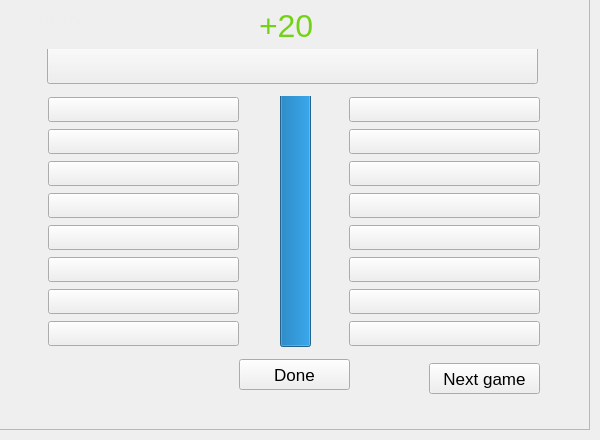
    <widget class="QWidget" name="pageLevelConnectors">
     <widget class="QFrame" name="frameGameConnectors">
      <property name="geometry">
       <rect>
        <x>-1</x>
        <y>-1</y>
        <width>591</width>
        <height>431</height>
       </rect>
      </property>
      <property name="font">
       <font>
        <family>Comfortaa</family>
       </font>
      </property>
      <property name="frameShape">
       <enum>QFrame::StyledPanel</enum>
      </property>
      <property name="frameShadow">
       <enum>QFrame::Raised</enum>
      </property>
      <widget class="QLabel" name="labelBackgroundGameConnectors">
       <property name="geometry">
        <rect>
         <x>0</x>
         <y>-20</y>
         <width>631</width>
         <height>461</height>
        </rect>
       </property>
       <property name="sizePolicy">
        <sizepolicy hsizetype="Preferred" vsizetype="Preferred">
         <horstretch>0</horstretch>
         <verstretch>0</verstretch>
        </sizepolicy>
       </property>
       <property name="font">
        <font>
         <family>Comfortaa</family>
        </font>
       </property>
       <property name="text">
        <string/>
       </property>
       <property name="pixmap">
        <pixmap resource="../resources/images/images.qrc">:/img/background.jpg</pixmap>
       </property>
      </widget>
      <widget class="QFrame" name="frameButtons">
       <property name="geometry">
        <rect>
         <x>10</x>
         <y>50</y>
         <width>571</width>
         <height>351</height>
        </rect>
       </property>
       <property name="font">
        <font>
         <family>Comfortaa</family>
        </font>
       </property>
       <property name="frameShape">
        <enum>QFrame::NoFrame</enum>
       </property>
       <property name="frameShadow">
        <enum>QFrame::Raised</enum>
       </property>
       <widget class="QWidget" name="verticalLayoutWidget">
        <property name="geometry">
         <rect>
          <x>39</x>
          <y>47</y>
          <width>191</width>
          <height>252</height>
         </rect>
        </property>
        <property name="font">
         <font>
          <family>Comfortaa</family>
         </font>
        </property>
        <layout class="QVBoxLayout" name="verticalLayoutLeft">
         <item>
          <widget class="QPushButton" name="pushButtonLeft1">
           <property name="font">
            <font>
             <family>Comfortaa</family>
            </font>
           </property>
           <property name="styleSheet">
            <string notr="true"/>
           </property>
           <property name="text">
            <string/>
           </property>
          </widget>
         </item>
         <item>
          <widget class="QPushButton" name="pushButtonLeft2">
           <property name="font">
            <font>
             <family>Comfortaa</family>
            </font>
           </property>
           <property name="styleSheet">
            <string notr="true"/>
           </property>
           <property name="text">
            <string/>
           </property>
          </widget>
         </item>
         <item>
          <widget class="QPushButton" name="pushButtonLeft3">
           <property name="font">
            <font>
             <family>Comfortaa</family>
            </font>
           </property>
           <property name="styleSheet">
            <string notr="true"/>
           </property>
           <property name="text">
            <string/>
           </property>
          </widget>
         </item>
         <item>
          <widget class="QPushButton" name="pushButtonLeft4">
           <property name="font">
            <font>
             <family>Comfortaa</family>
            </font>
           </property>
           <property name="styleSheet">
            <string notr="true"/>
           </property>
           <property name="text">
            <string/>
           </property>
          </widget>
         </item>
         <item>
          <widget class="QPushButton" name="pushButtonLeft5">
           <property name="font">
            <font>
             <family>Comfortaa</family>
            </font>
           </property>
           <property name="styleSheet">
            <string notr="true"/>
           </property>
           <property name="text">
            <string/>
           </property>
          </widget>
         </item>
         <item>
          <widget class="QPushButton" name="pushButtonLeft6">
           <property name="font">
            <font>
             <family>Comfortaa</family>
            </font>
           </property>
           <property name="styleSheet">
            <string notr="true"/>
           </property>
           <property name="text">
            <string/>
           </property>
          </widget>
         </item>
         <item>
          <widget class="QPushButton" name="pushButtonLeft7">
           <property name="font">
            <font>
             <family>Comfortaa</family>
            </font>
           </property>
           <property name="styleSheet">
            <string notr="true"/>
           </property>
           <property name="text">
            <string/>
           </property>
          </widget>
         </item>
         <item>
          <widget class="QPushButton" name="pushButtonLeft8">
           <property name="font">
            <font>
             <family>Comfortaa</family>
            </font>
           </property>
           <property name="styleSheet">
            <string notr="true"/>
           </property>
           <property name="text">
            <string/>
           </property>
          </widget>
         </item>
        </layout>
       </widget>
       <widget class="QWidget" name="verticalLayoutWidget_2">
        <property name="geometry">
         <rect>
          <x>340</x>
          <y>47</y>
          <width>191</width>
          <height>252</height>
         </rect>
        </property>
        <property name="font">
         <font>
          <family>Comfortaa</family>
         </font>
        </property>
        <layout class="QVBoxLayout" name="verticalLayoutRight">
         <item>
          <widget class="QPushButton" name="pushButtonRight1">
           <property name="font">
            <font>
             <family>Comfortaa</family>
            </font>
           </property>
           <property name="styleSheet">
            <string notr="true"/>
           </property>
           <property name="text">
            <string/>
           </property>
          </widget>
         </item>
         <item>
          <widget class="QPushButton" name="pushButtonRight2">
           <property name="font">
            <font>
             <family>Comfortaa</family>
            </font>
           </property>
           <property name="styleSheet">
            <string notr="true"/>
           </property>
           <property name="text">
            <string/>
           </property>
          </widget>
         </item>
         <item>
          <widget class="QPushButton" name="pushButtonRight3">
           <property name="font">
            <font>
             <family>Comfortaa</family>
            </font>
           </property>
           <property name="styleSheet">
            <string notr="true"/>
           </property>
           <property name="text">
            <string/>
           </property>
          </widget>
         </item>
         <item>
          <widget class="QPushButton" name="pushButtonRight4">
           <property name="font">
            <font>
             <family>Comfortaa</family>
            </font>
           </property>
           <property name="styleSheet">
            <string notr="true"/>
           </property>
           <property name="text">
            <string/>
           </property>
          </widget>
         </item>
         <item>
          <widget class="QPushButton" name="pushButtonRight5">
           <property name="font">
            <font>
             <family>Comfortaa</family>
            </font>
           </property>
           <property name="styleSheet">
            <string notr="true"/>
           </property>
           <property name="text">
            <string/>
           </property>
          </widget>
         </item>
         <item>
          <widget class="QPushButton" name="pushButtonRight6">
           <property name="font">
            <font>
             <family>Comfortaa</family>
            </font>
           </property>
           <property name="styleSheet">
            <string notr="true"/>
           </property>
           <property name="text">
            <string/>
           </property>
          </widget>
         </item>
         <item>
          <widget class="QPushButton" name="pushButtonRight7">
           <property name="font">
            <font>
             <family>Comfortaa</family>
            </font>
           </property>
           <property name="styleSheet">
            <string notr="true"/>
           </property>
           <property name="text">
            <string/>
           </property>
          </widget>
         </item>
         <item>
          <widget class="QPushButton" name="pushButtonRight8">
           <property name="font">
            <font>
             <family>Comfortaa</family>
            </font>
           </property>
           <property name="styleSheet">
            <string notr="true"/>
           </property>
           <property name="text">
            <string/>
           </property>
          </widget>
         </item>
        </layout>
       </widget>
       <widget class="QPushButton" name="pushButtonTextOfTheProblem">
        <property name="geometry">
         <rect>
          <x>38</x>
          <y>-16</y>
          <width>491</width>
          <height>51</height>
         </rect>
        </property>
        <property name="font">
         <font>
          <family>Comfortaa</family>
         </font>
        </property>
        <property name="styleSheet">
         <string notr="true"/>
        </property>
        <property name="text">
         <string/>
        </property>
       </widget>
       <widget class="QProgressBar" name="progressBar">
        <property name="geometry">
         <rect>
          <x>271</x>
          <y>47</y>
          <width>31</width>
          <height>251</height>
         </rect>
        </property>
        <property name="font">
         <font>
          <family>Comfortaa</family>
         </font>
        </property>
        <property name="styleSheet">
         <string notr="true"/>
        </property>
        <property name="maximum">
         <number>100</number>
        </property>
        <property name="value">
         <number>100</number>
        </property>
        <property name="orientation">
         <enum>Qt::Vertical</enum>
        </property>
        <property name="format">
         <string/>
        </property>
       </widget>
       <widget class="QPushButton" name="pushButtonCONextGame">
        <property name="geometry">
         <rect>
          <x>420</x>
          <y>314</y>
          <width>111</width>
          <height>31</height>
         </rect>
        </property>
        <property name="font">
         <font>
          <family>Ubuntu</family>
          <pointsize>13</pointsize>
          <weight>7</weight>
          <italic>false</italic>
          <bold>false</bold>
         </font>
        </property>
        <property name="styleSheet">
         <string notr="true">font: 57 13pt &quot;Ubuntu&quot;;</string>
        </property>
        <property name="text">
         <string>Next game</string>
        </property>
       </widget>
       <widget class="QPushButton" name="pushButtonCOFinishLevel">
        <property name="geometry">
         <rect>
          <x>230</x>
          <y>310</y>
          <width>111</width>
          <height>31</height>
         </rect>
        </property>
        <property name="font">
         <font>
          <family>Ubuntu</family>
          <pointsize>13</pointsize>
          <weight>7</weight>
          <italic>false</italic>
          <bold>false</bold>
         </font>
        </property>
        <property name="styleSheet">
         <string notr="true">font: 57 13pt &quot;Ubuntu&quot;;</string>
        </property>
        <property name="text">
         <string>Done</string>
        </property>
       </widget>
      </widget>
      <widget class="QLabel" name="labelGameConnectorsUsername">
       <property name="geometry">
        <rect>
         <x>10</x>
         <y>10</y>
         <width>101</width>
         <height>21</height>
        </rect>
       </property>
       <property name="font">
        <font>
         <family>Ubuntu</family>
         <pointsize>13</pointsize>
         <weight>50</weight>
         <italic>false</italic>
         <bold>false</bold>
        </font>
       </property>
       <property name="styleSheet">
        <string notr="true">font: 13pt &quot;Ubuntu&quot;;
color: rgb(238, 238, 236);</string>
       </property>
       <property name="text">
        <string>Username:</string>
       </property>
      </widget>
      <widget class="QLabel" name="labelGameConnectorsUsernameValue">
       <property name="geometry">
        <rect>
         <x>96</x>
         <y>10</y>
         <width>131</width>
         <height>21</height>
        </rect>
       </property>
       <property name="font">
        <font>
         <family>Ubuntu</family>
         <pointsize>13</pointsize>
         <weight>50</weight>
         <italic>false</italic>
         <bold>false</bold>
        </font>
       </property>
       <property name="styleSheet">
        <string notr="true">color: rgb(238, 238, 236);
font: 13pt &quot;Ubuntu&quot;;</string>
       </property>
       <property name="text">
        <string/>
       </property>
      </widget>
      <widget class="QLabel" name="labelGameConnectorsResult">
       <property name="geometry">
        <rect>
         <x>450</x>
         <y>10</y>
         <width>101</width>
         <height>21</height>
        </rect>
       </property>
       <property name="font">
        <font>
         <family>Ubuntu</family>
         <pointsize>13</pointsize>
         <weight>50</weight>
         <italic>false</italic>
         <bold>false</bold>
        </font>
       </property>
       <property name="styleSheet">
        <string notr="true">font: 13pt &quot;Ubuntu&quot;;
color: rgb(238, 238, 236);</string>
       </property>
       <property name="text">
        <string>Score:</string>
       </property>
      </widget>
      <widget class="QLabel" name="labelConnectorsPointsWon">
       <property name="geometry">
        <rect>
         <x>260</x>
         <y>6</y>
         <width>61</width>
         <height>41</height>
        </rect>
       </property>
       <property name="font">
        <font>
         <family>Ubuntu</family>
         <pointsize>24</pointsize>
         <weight>50</weight>
         <italic>false</italic>
         <bold>false</bold>
        </font>
       </property>
       <property name="styleSheet">
        <string notr="true">color: rgb(115, 210, 22);
font: 24pt &quot;Ubuntu&quot;;</string>
       </property>
       <property name="text">
        <string>+20</string>
       </property>
      </widget>
      <widget class="QLabel" name="labelCOScoreValue">
       <property name="geometry">
        <rect>
         <x>506</x>
         <y>10</y>
         <width>101</width>
         <height>21</height>
        </rect>
       </property>
       <property name="font">
        <font>
         <pointsize>13</pointsize>
        </font>
       </property>
       <property name="styleSheet">
        <string notr="true">color: rgb(238, 238, 236);</string>
       </property>
       <property name="text">
        <string>100</string>
       </property>
      </widget>
      <zorder>labelBackgroundGameConnectors</zorder>
      <zorder>labelGameConnectorsUsername</zorder>
      <zorder>labelGameConnectorsUsernameValue</zorder>
      <zorder>labelGameConnectorsResult</zorder>
      <zorder>labelConnectorsPointsWon</zorder>
      <zorder>labelCOScoreValue</zorder>
      <zorder>frameButtons</zorder>
     </widget>
    </widget>
